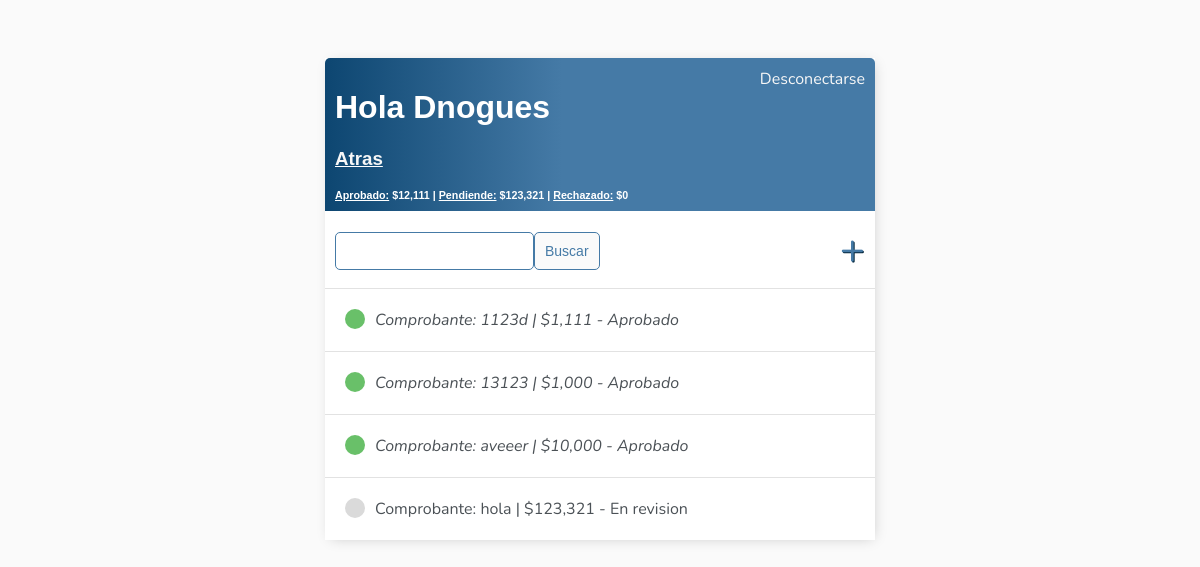
The app's page /pagos/preventas/1 (signed in), older data.
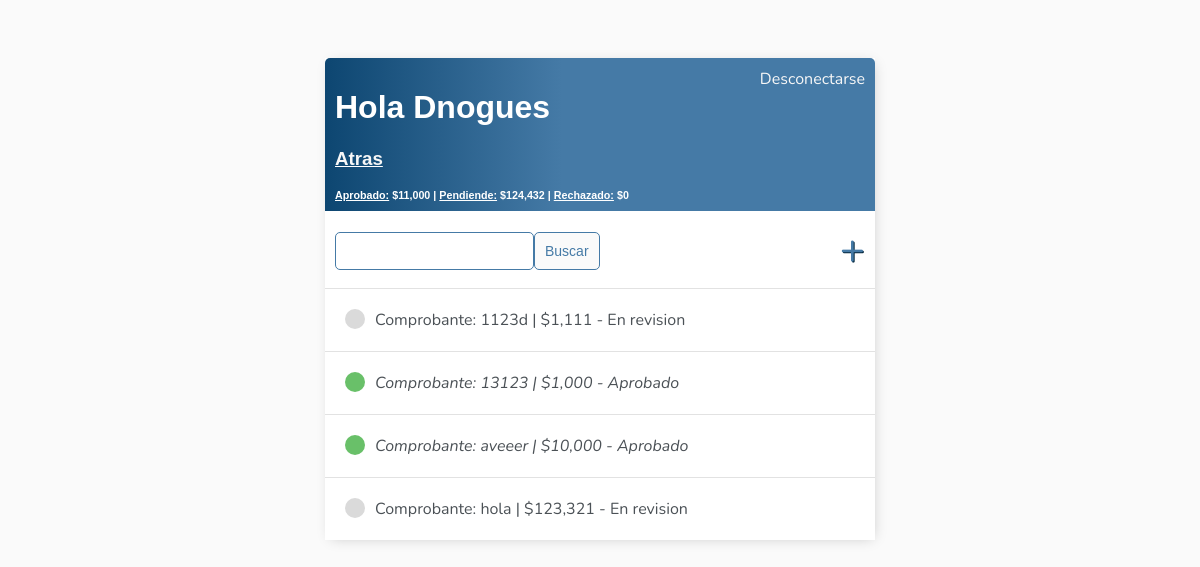
The same page, newer data.
### pagos/models.py (models this page shows, shortened)
class Pago(models.Model):
    preventa = models.ForeignKey(Preventa, on_delete=models.CASCADE, blank=True, null=True)
    numero_comprobante = models.CharField(max_length=50)
    depositante_cuit = models.IntegerField(verbose_name='Datos Depositante')
    monto = models.IntegerField()
    comprobante = models.ImageField(upload_to=save_path)
    motivo_rechazo = models.TextField(null=True,blank=True, max_length=1000)
    choices = [('1Pendiente','Pendiente'),('2Aprobado','Aprobado'),('3Rechazado','Rechazado')]
    estado = models.CharField(choices=choices, max_length=30, blank=True,default='1Pendiente')
    fecha_carga = models.DateTimeField(auto_now_add=True, blank=True, null=True)
    fecha_aprobado = models.DateTimeField(blank=True, null=True)
    acreditado = models.BooleanField(default=False)
    class Meta:
        verbose_name = 'pago'
        verbose_name_plural = 'pagos'

### pagos/views.py (the view)
# urls.py: path('preventas/<int:pk>', views.ListaPagosPreventa.as_view(),name='lista-pagos-preventa'),
class ListaPagosPreventa(LoginRequiredMixin, ListView):
    model = Pago
    template_name = 'pagos/pago_list.html'
    context_object_name = "pagos"
    def get_queryset(self):
        return Pago.objects.filter(preventa_id=self.kwargs['pk']).all()
    def get_context_data(self, **kwargs):
        context = super().get_context_data(**kwargs)
        context['pagos']= Pago.objects.filter(preventa_id=self.kwargs['pk'])
        context['monto_aprobado']= context['pagos'].filter(estado='2Aprobado').aggregate(Sum('monto'))['monto__sum']
        context['monto_pendiente']= context['pagos'].filter(estado='1Pendiente').aggregate(Sum('monto'))['monto__sum']
        context['monto_rechazado']= context['pagos'].filter(estado='3Rechazado').aggregate(Sum('monto'))['monto__sum']
        search = self.request.GET.get('search-area') or ''
        context['pagos'] = context['pagos'].filter(numero_comprobante__icontains=search)
        return context

### pagos/templates/pagos/pago_list.html
{% extends 'tareas/base.html' %}
{% block content %}
{% load humanize %}
<div class="header-bar">
    <div>
        <div >
            <h1>Hola {{request.user|title}}</h1>
            <u><a href="{% url 'pagos_preventa' %}"><h3 style="margin-right: 20px; display: flex;">Atras</h3></a></u>
            <h6 style="margin:0"><u>Aprobado:</u> ${{monto_aprobado|default:"0"|intcomma:2}} | <u>Pendiende:</u> ${{monto_pendiente|default:"0"|intcomma:2}} | <u>Rechazado:</u> ${{monto_rechazado|default:"0"|intcomma:2}}</h6>
        </div>
    </div>
    {% if request.user.is_authenticated %}
    <a href="{% url 'logout' %}">Desconectarse</a>
    {% else %}
    <a href="{% url 'login' %}">Conectarse</a>
    {% endif %}
</div>
<div id="search-add-wraper">
    <form method="GET" style="margin-top: 3px; display:flex;">
        <input type="text" name="search-area" value="{{search_input}}">
        <input class= 'button' type="submit" value="Buscar">
    </form>
    <a id="add-link" href="{% url 'crear-pago' %}">&#x2b;</a>
</div>
<div class="task-items-wraper">
    {% for pago in pagos %}
        <div class="task-wraper">
            {% if pago.estado == '2Aprobado' %}
                <div class="task-title">
                    <div class="task-complete-icon"></div>
                    <i><a href="{% url 'actualizar-pago' pk=pago.id %}">Comprobante: {{pago.numero_comprobante}} | ${{pago.monto|intcomma:2}} - Aprobado</a></i>
                </div>
            {% elif pago.estado == '3Rechazado' %}
                <div class="task-title">
                    <div class="task-rejected-icon"></div>
                    <s><a href="{% url 'actualizar-pago' pk=pago.id %}">Comprobante: {{pago.numero_comprobante}}</s> | ${{pago.monto|intcomma:2}} - Rechazado</a>
                </div>
            {% else %}
                <div class="task-title">
                    <div class="task-incomplete-icon"></div>
                    <a href="{% url 'actualizar-pago' pk=pago.id %}">Comprobante: {{pago.numero_comprobante}} | ${{pago.monto|intcomma:2}} - En revision</a>
                </div>
            {% endif %}
        </div>
    {% empty %}
    <h3>No hay pagos Registrados</h3>
    {% endfor %}
</div>
{% endblock content%}

Row changes from the older to the newer data that the page shows:
changed Pago (number 1 of 4 on the later page): estado "- Aprobado" → "- En revision"
Text that changed along with them:
{{ monto_aprobado|default:"0"|intcomma:2 }}: "12,111" → "11,000"
{{ monto_pendiente|default:"0"|intcomma:2 }}: "123,321" → "124,432"
